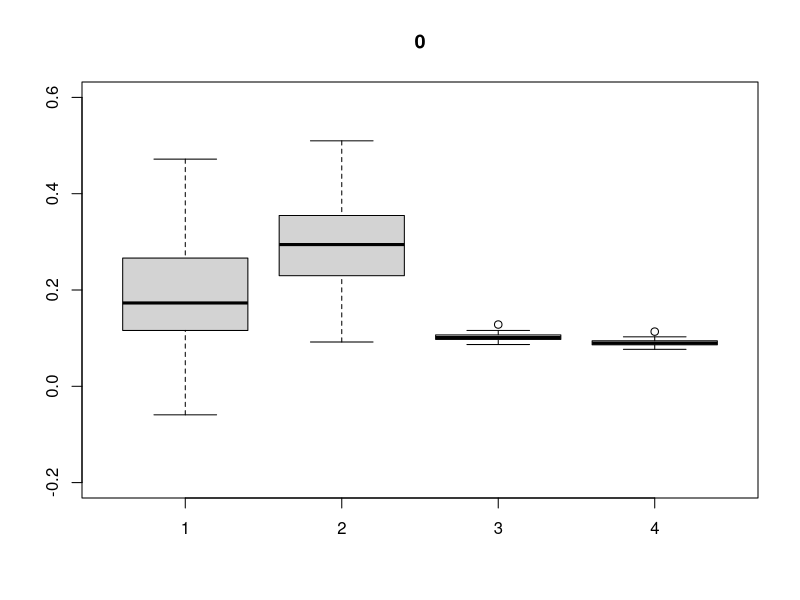
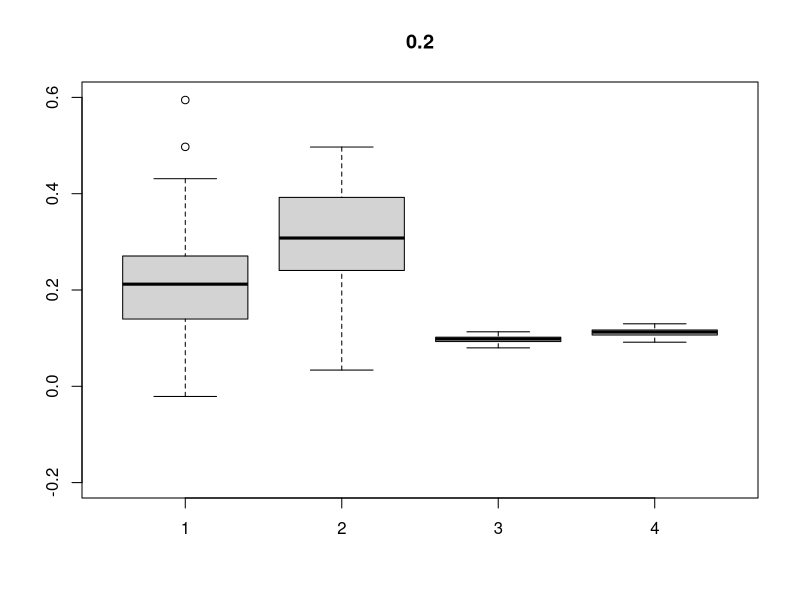
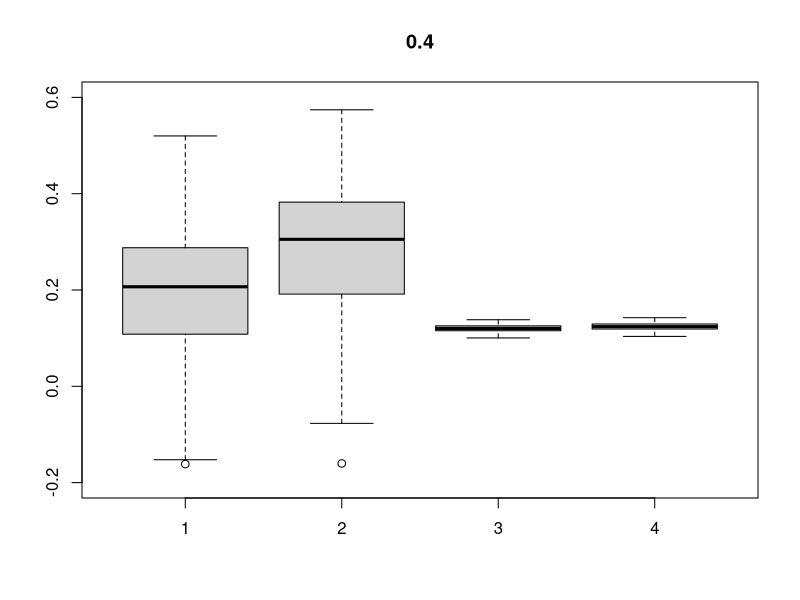
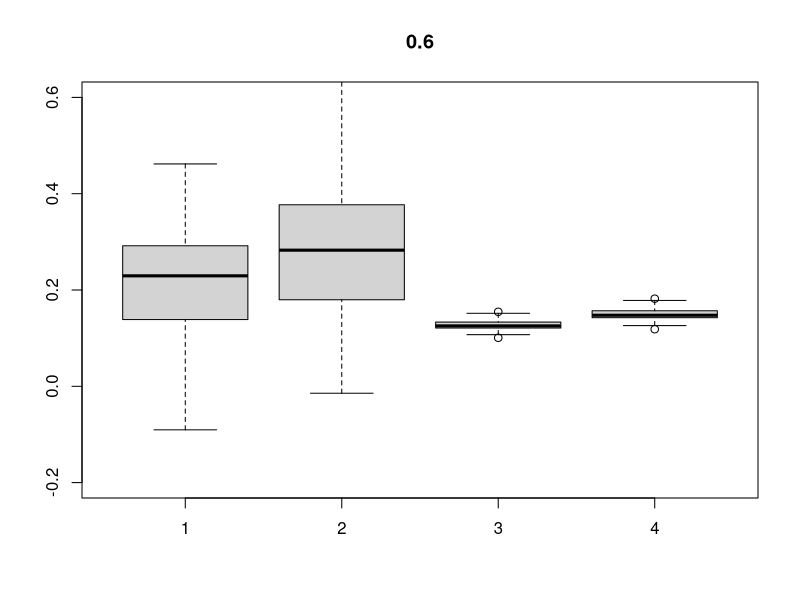
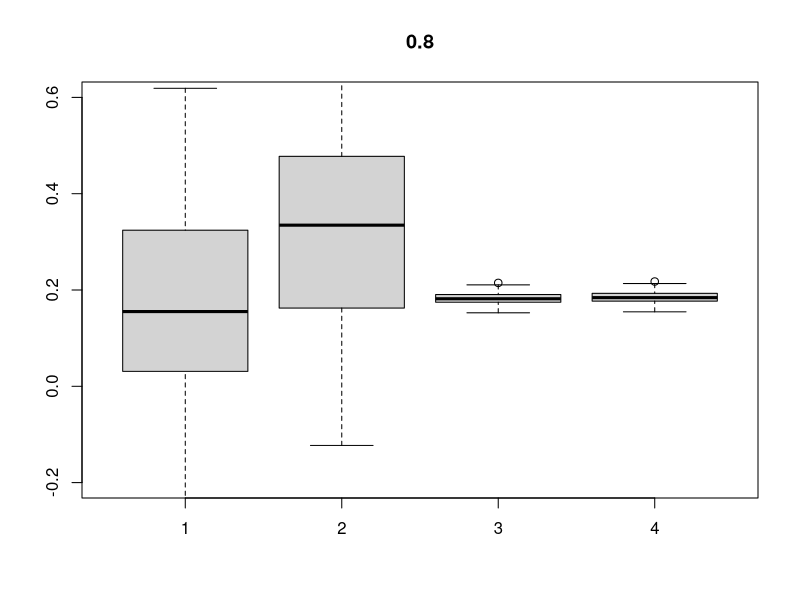

R code for these plots, in order:
## ---- chunk 1
require(mvtnorm)
require(car)

n <- 100
a1 <- 0.2
a2 <- 0.3
nsim <- 100

for (cor in c(0, .2, .4, .6, .8))
  {
  d <- rmvnorm(n, sigma=matrix(c(1, cor, cor, 1), nrow=2))
  x1 <- d[,1]
  x2 <- d[,2]
  print(cor.test(x1, x2))
  print("VIF:")
  print(vif(lm(rnorm(n)~x1 + x2)))

  stats <- matrix(NA, nrow=nsim, ncol=4)
  for (i in 1:nsim)
    {
    y <- a1 * x1 + a2 * x2 + rnorm(n)
    lmmod <-lm(y ~ x1 + x2)
    slm <- summary(lmmod)

    stats[i,] <- as.numeric(slm$coefficients[2:3, 1:2])
    }
  boxplot(stats, main=cor, ylim=c(-0.2,0.6))
  print(apply(stats, 2, summary))
}
